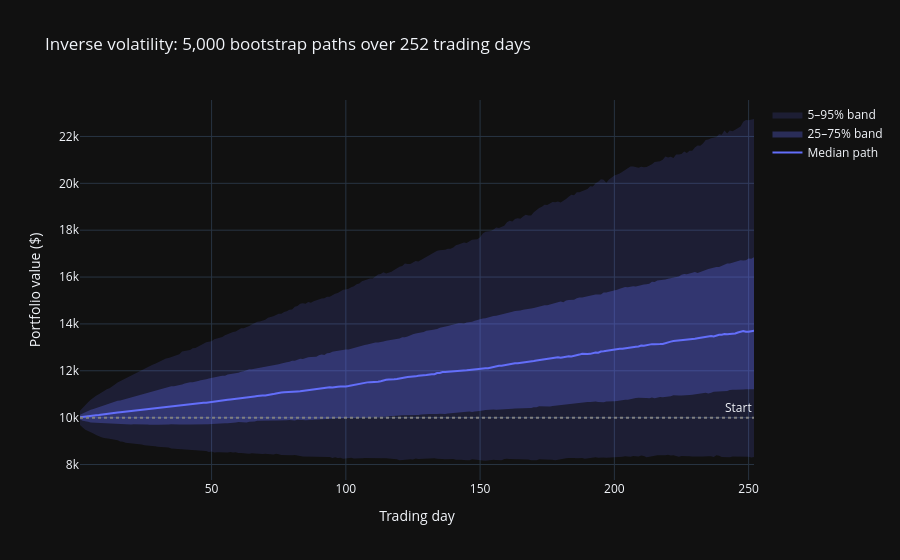

Here is the notebook cell this chart was saved with:
### Markdown cell above
## 12 · Monte Carlo II — bootstrapped forward paths

Section 11 asked which mix looked best over the past. **This section asks a different question: how wide is the range of outcomes for the book we chose?**

Each of 5,000 paths draws 252 daily returns *with replacement* from the inverse-volatility book's own realized history, then compounds them from a $10,000 start. Resampling actual days rather than drawing from a fitted normal distribution means the fat tails and crash days that really happened stay in the sampling pool. This is **not** geometric Brownian motion with an invented drift.

Two things the summary table reports:

- **VaR (5%)** — the 5th percentile of ending wealth. 95% of paths finish above this level.
- **CVaR (5%)** — the average ending wealth *within* that worst 5%, which describes how bad the bad case gets rather than just where it starts.

**Known limitation.** Drawing days independently destroys volatility clustering — real markets string calm days together and crash days together. That makes this simulation understate the odds of a sustained drawdown. A block bootstrap, which resamples multi-day chunks, would preserve that structure.

Max Sharpe is simulated alongside so the extra dispersion you accept for a higher median is visible.

### Code cell
N_PATHS = 5_000
HORIZON = 252            # one trading year
INITIAL = 10_000         # starting capital in dollars
CHOSEN = 'Inverse volatility'    # the diversified book being stressed
COMPARE = 'Max Sharpe (MC)'      # benchmark for how much extra dispersion it carries

# Its own generator, so re-running this cell alone reproduces the same paths instead of
# consuming wherever the section 11 generator happened to leave off.
boot_rng = np.random.default_rng(RNG_SEED + 1)


def bootstrap_paths(daily_returns, n_paths, horizon, initial, rng):
    """Compound `horizon` days resampled with replacement, for `n_paths` scenarios.

    Returns a (horizon, n_paths) array of portfolio values. Draws are independent
    across days, so volatility clustering is not preserved.
    """
    draws = rng.choice(daily_returns, size=(horizon, n_paths), replace=True)
    return initial * np.cumprod(1 + draws, axis=0)


def path_summary(paths, initial, name):
    """Distribution statistics for the final row of a simulated path array."""
    terminal = paths[-1]
    # 5% VaR expressed as a wealth level: 95% of paths end above it.
    var_5 = np.percentile(terminal, 5)
    # CVaR averages only the paths inside that worst 5% tail.
    tail = terminal[terminal <= var_5]
    return pd.Series({
        'Median ending wealth': np.median(terminal),
        '5th percentile (VaR)': var_5,
        '95th percentile': np.percentile(terminal, 95),
        'Expected shortfall (CVaR 5%)': tail.mean() if len(tail) else np.nan,
        'P(end below start)': (terminal < initial).mean(),
        'Median return': np.median(terminal) / initial - 1,
    }, name=name)


# Series indexed by `assets` so the matrix product below aligns on ticker name rather
# than on position.
chosen_w = pd.Series(weight_schemes[CHOSEN], index=assets)
compare_w = pd.Series(weight_schemes[COMPARE], index=assets)

# Collapse each book to a single daily return series, then bootstrap that series. This
# preserves the cross-sectional correlations, since every draw is a real trading day.
chosen_daily = (returns @ chosen_w).values
compare_daily = (returns @ compare_w).values

chosen_paths = bootstrap_paths(chosen_daily, N_PATHS, HORIZON, INITIAL, boot_rng)
compare_paths = bootstrap_paths(compare_daily, N_PATHS, HORIZON, INITIAL, boot_rng)

display(
    pd.concat([
        path_summary(chosen_paths, INITIAL, CHOSEN),
        path_summary(compare_paths, INITIAL, COMPARE),
    ], axis=1).style.format({
        CHOSEN: '{:,.2f}',
        COMPARE: '{:,.2f}',
    }).format('{:.1%}', subset=pd.IndexSlice[['P(end below start)', 'Median return'], :])
    .set_caption(f'One-year bootstrap from ${INITIAL:,.0f}')
)

days = np.arange(1, HORIZON + 1)
# Percentiles taken across paths (axis=1) at each day, so the bands are a cross-sectional
# snapshot per day rather than any single simulated path.
p5, p25, p50, p75, p95 = np.percentile(chosen_paths, [5, 25, 50, 75, 95], axis=1)

fig = go.Figure()
# Each band is drawn as a single closed polygon: the upper percentile forward, then the
# lower percentile reversed, with fill='toself' closing the shape.
fig.add_trace(go.Scatter(
    x=np.concatenate([days, days[::-1]]),
    y=np.concatenate([p95, p5[::-1]]),
    fill='toself',
    fillcolor='rgba(99, 110, 250, 0.15)',
    line=dict(width=0),
    name='5–95% band',
    hoverinfo='skip',
))
fig.add_trace(go.Scatter(
    x=np.concatenate([days, days[::-1]]),
    y=np.concatenate([p75, p25[::-1]]),
    fill='toself',
    fillcolor='rgba(99, 110, 250, 0.30)',
    line=dict(width=0),
    name='25–75% band',
    hoverinfo='skip',
))
fig.add_trace(go.Scatter(
    x=days, y=p50, mode='lines', name='Median path',
    line=dict(color='#636EFA', width=2),
))
fig.add_hline(y=INITIAL, line_dash='dot', line_color='gray', annotation_text='Start')
fig.update_layout(
    template='plotly_dark',
    title=f'{CHOSEN}: {N_PATHS:,} bootstrap paths over {HORIZON} trading days',
    xaxis_title='Trading day',
    yaxis_title='Portfolio value ($)',
)
fig.show()

terminal_df = pd.DataFrame({
    CHOSEN: chosen_paths[-1],
    COMPARE: compare_paths[-1],
})
fig = px.histogram(
    terminal_df.melt(var_name='Strategy', value_name='Ending wealth'),
    x='Ending wealth',
    color='Strategy',
    barmode='overlay',
    opacity=0.65,
    nbins=60,
    title='Distribution of ending wealth after one year',
    template='plotly_dark',
)
fig.add_vline(x=INITIAL, line_dash='dot', line_color='white')
fig.show()

# Final allocation, with each holding's capital weight next to its share of portfolio
# risk. Inverse-vol weighting narrows the gap between the two columns but does not
# close it, because it ignores correlations.
alloc = chosen_w.rename('Weight').to_frame()
alloc['Risk share'] = risk_contributions(chosen_w, cov_ann)
display(alloc.style.format('{:.1%}').set_caption(f'Chosen diversified book: {CHOSEN}'))

fig = px.pie(
    alloc.reset_index().rename(columns={'index': 'Ticker'}),
    names='Ticker',
    values='Weight',
    title=f'{CHOSEN} allocation',
    template='plotly_dark',
)
fig.show()

### Figure 1 — Plotly figure (JSON) as saved in the notebook; plotly's stock layout.template omitted (floating-point values rounded to 4 significant figures; data arrays with more than 128 entries replaced by an {"elided": "..."} marker saying what was removed)
{"data": [{"fill": "toself", "fillcolor": "rgba(99, 110, 250, 0.15)", "hoverinfo": "skip", "line": {"width": 0}, "name": "5–95% band", "type": "scatter", "x": {"elided": "504 int values"}, "y": {"elided": "504 float values"}}, {"fill": "toself", "fillcolor": "rgba(99, 110, 250, 0.30)", "hoverinfo": "skip", "line": {"width": 0}, "name": "25–75% band", "type": "scatter", "x": {"elided": "504 int values"}, "y": {"elided": "504 float values"}}, {"line": {"color": "#636EFA", "width": 2}, "mode": "lines", "name": "Median path", "type": "scatter", "x": {"elided": "252 int values"}, "y": {"elided": "252 float values"}}], "layout": {"annotations": [{"showarrow": false, "text": "Start", "x": 1, "xanchor": "right", "xref": "x domain", "y": 10000, "yanchor": "bottom", "yref": "y"}], "shapes": [{"line": {"color": "gray", "dash": "dot"}, "type": "line", "x0": 0, "x1": 1, "xref": "x domain", "y0": 10000, "y1": 10000, "yref": "y"}], "title": {"text": "Inverse volatility: 5,000 bootstrap paths over 252 trading days"}, "xaxis": {"title": {"text": "Trading day"}}, "yaxis": {"title": {"text": "Portfolio value ($)"}}}}
